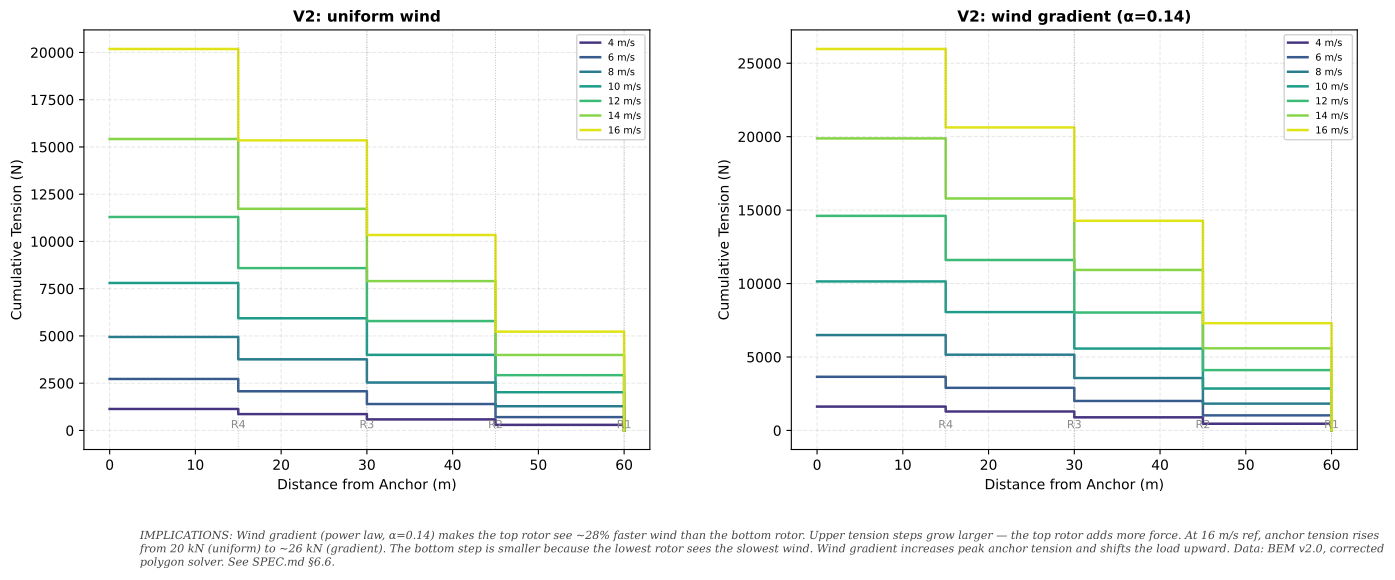

Write Python code to recreate this figure.
#!/usr/bin/env python3
"""V1 (uniform wind) vs V2 (wind gradient) tension profile comparison."""
import csv
import matplotlib
matplotlib.use("Agg")
import matplotlib.pyplot as plt
import numpy as np

def load_profile(path):
    profiles = {}
    with open(path) as f:
        for row in csv.DictReader(f):
            v = float(row["wind_speed"])
            d = float(row["distance_from_anchor"])
            t = float(row["tension"])
            profiles.setdefault(v, []).append((d, t))
    for v in profiles:
        profiles[v].sort(key=lambda x: x[0])
    return profiles

v1 = load_profile("tension_profile.csv")
v2 = load_profile("tension_profile_v2.csv")

wind_speeds = sorted(v1.keys())
colors = plt.cm.viridis(np.linspace(0.15, 0.95, len(wind_speeds)))
n_rotors = 4
total_len = n_rotors * 15.0

fig, (ax1, ax2) = plt.subplots(1, 2, figsize=(14, 6))
fig.patch.set_facecolor("white")

for ax, profiles, title_suffix in [
    (ax1, v1, "uniform wind"),
    (ax2, v2, "wind gradient (α=0.14)")]:
    
    ax.set_facecolor("white")
    for v, c in zip(wind_speeds, colors):
        ds = [p[0] for p in profiles[v]]
        ts = [p[1] for p in profiles[v]]
        ax.step(ds, ts, where="post", color=c, linewidth=1.8,
                label=f"{int(v)} m/s")
    
    # Rotor markers
    for i in range(1, n_rotors + 1):
        d = total_len - (i - 1) * 15.0
        ax.axvline(x=d, color="gray", linestyle=":", linewidth=0.7, alpha=0.5)
        ax.text(d, ax.get_ylim()[0] * 0.02, f"R{i}",
                ha="center", va="bottom", fontsize=8, color="#888888")
    
    ax.set_xlabel("Distance from Anchor (m)", fontsize=10)
    ax.set_ylabel("Cumulative Tension (N)", fontsize=10)
    ax.set_title(f"V2: {title_suffix}", fontsize=11, fontweight="bold")
    ax.legend(fontsize=7, framealpha=0.9, edgecolor="#cccccc")
    ax.grid(True, alpha=0.3, linestyle="--")

# Caption
caption = (
    "IMPLICATIONS: Wind gradient (power law, α=0.14) makes the top rotor "
    "see ~28% faster wind than the bottom rotor. Upper tension steps grow "
    "larger — the top rotor adds more force. At 16 m/s ref, anchor tension "
    "rises from 20 kN (uniform) to ~26 kN (gradient). The bottom step is "
    "smaller because the lowest rotor sees the slowest wind. Wind gradient "
    "increases peak anchor tension and shifts the load upward. "
    "Data: BEM v2.0, corrected polygon solver. See SPEC.md §6.6."
)
caption_text = fig.text(0.10, 0.02, caption, fontsize=8, color="#444444",
                         ha="left", va="bottom", style="italic", family="serif",
                         wrap=True)

plt.subplots_adjust(left=0.06, right=0.97, top=0.92, bottom=0.22, wspace=0.25)
fig.savefig("bem-legacy-tension-accum-v2.png", dpi=300,
            facecolor="white", edgecolor="none",
            bbox_extra_artists=[caption_text], bbox_inches="tight")
fig.savefig("bem-legacy-tension-accum-v2.pdf",
            facecolor="white", edgecolor="none",
            bbox_extra_artists=[caption_text], bbox_inches="tight")
plt.close()

print("bem-legacy-tension-accum-v2.png + .pdf generated")
